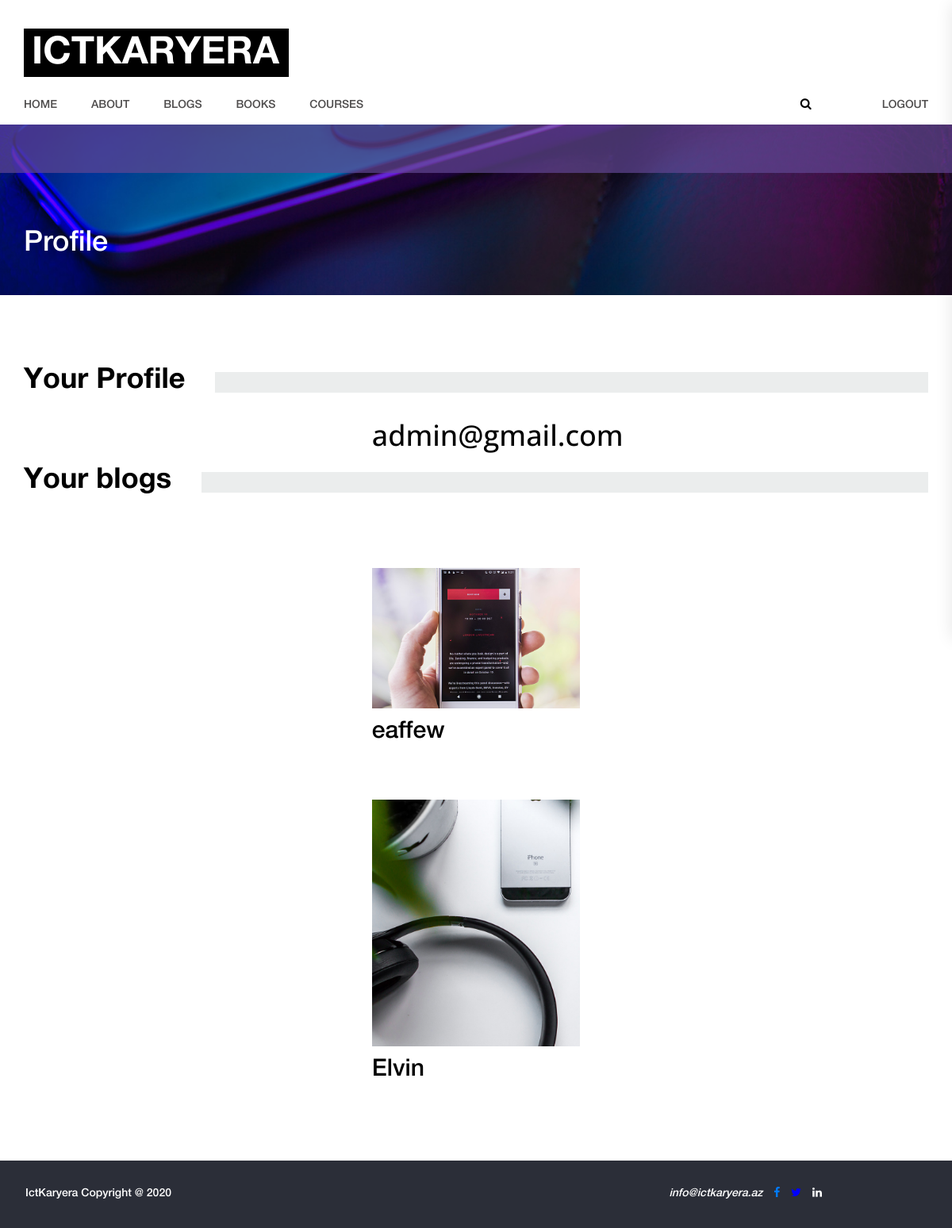
Screenshot of /profile/1 (signed in) with the database file from the repository.
### ict_app/models.py (models this page shows, shortened)
class User(AbstractBaseUser, PermissionsMixin):
    email = models.EmailField(max_length=254, unique=True)
    name = models.CharField(max_length=254, null=True, blank=True)
    is_staff = models.BooleanField(default=False)
    is_superuser = models.BooleanField(default=False)
    is_active = models.BooleanField(default=True)
    last_login = models.DateTimeField(null=True, blank=True)
    date_joined = models.DateTimeField(auto_now_add=True)
    USERNAME_FIELD = 'email'
    EMAIL_FIELD = 'email'
    REQUIRED_FIELDS = []
    objects = UserManager()

class Blog(models.Model):
    image=models.ImageField(upload_to="blog_pics",blank=True, null=True)
    author=models.ForeignKey(settings.AUTH_USER_MODEL, on_delete=models.CASCADE)
    title = models.CharField(max_length=120)
    tag = models.ForeignKey(Category, on_delete=models.CASCADE,default='Design')
    content = RichTextField(config_name='awesome_ckeditor')
    created_date = models.DateTimeField(auto_now_add=True,blank=True, null=True)
    approved_blog = models.BooleanField(default=False)
    rank=models.IntegerField(default=0)

### ict_app/views.py (the view)
# urls.py: path("profile/<int:id>",views.user_prfile),
@login_required
def user_prfile(request,id):
    user=User.objects.filter(id=id).first()
    if user==request.user:
        blog=Blog.objects.filter(author=request.user,approved_blog=True).order_by("-created_date")
        return render(request,"user_profile.html",{'blogs':blog})
    else:
        return user_prfile(request,request.user.id)

### ict_app/templates/user_profile.html (shortened to what this page needs)
{% extends "base.html" %}
{% load thumbnail %}
{% load static %}
{% block links %}
<link rel="stylesheet" type="text/css" href="{% static 'styles/bootstrap-4.1.2/bootstrap.min.css' %}">
<link href="{% static 'plugins/font-awesome-4.7.0/css/font-awesome.min.css' %}" rel="stylesheet" type="text/css">
<link rel="stylesheet" type="text/css" href="{% static 'styles/category.css' %}">
<link rel="stylesheet" type="text/css" href="{% static 'styles/category_responsive.css' %}">
<link href="http://maxcdn.bootstrapcdn.com/font-awesome/4.1.0/css/font-awesome.min.css" rel="stylesheet">
{% endblock links %}
{% block content %}
	<div class="home">
		<div class="parallax_background parallax-window" data-parallax="scroll" data-image-src="{% static 'images/footer.jpg' %}" data-speed="0.8"></div>
		<div class="home_content_container">
			<div class="container">
				<div class="row">
					<div class="col">
						<div class="home_content">
							<div class="home_title">Profile</div>
						</div>
					</div>
				</div>
			</div>
		</div>
	</div>
	<div class="content_container">
		<div class="featured_title">
			<div class="container">
				<div class="row">
					<div class="col">
						<div class="section_title_container d-flex flex-row align-items-start justify-content-start">
							<div>
								<div class="section_title">Your Profile</div>
							</div>
							<div class="section_bar"></div>
						</div>
					</div>
				</div>
				<div class="row">
					<div class="col-md-3 mx-auto">
						<h2 class='mt-2 mb-2'>{{request.user.email}}</h2>
					</div>
					</div>
				<div class="row mt-3">
					<div class="col ">
						<div class="section_title_container d-flex flex-row align-items-start justify-content-start">
							<div>
								<div class=" section_title">Your blogs</div>
							</div>
							<div class="section_bar"></div>
						</div>
					</div>
				</div>
				<div class="row">
					<div class="col-3 mx-auto">
						<div class="posts">
							{% for blg in blogs  %}
							<div class="post_item post_h_large">
										<div class="post_image">
											{% if blg.image %}
													<a href="/blogs/{{blg.id}}"><img  src="{{blg.image.url}}" width="{{im.width}}" height="{{im.height}}"></a>
											{% else %}
													<a href="/blogs/{{blg.id}}"><img  src= "https://www.directivecommunication.net/wp-content/uploads/2014/03/no-image-found.jpg" width="{{im.width}}" height="{{im.height}}"></a>
											{% endif %}
										</div>
										<div class="post_content">
											<div class="post_title"><a href="/blogs/{{blg.id}}">{{blg.title}}</a></div>
										</div>
							</div>
					{% empty %}
					<p>No Shared</p>
					{% endfor %}
						</div>
					</div>
				</div>
			</div>
		</div>
	</div>
</div>
{% endblock content %}

### static/styles/category.css (style rules this page uses)
* { margin: 0; padding: 0; -webkit-font-smoothing: antialiased; -webkit-text-shadow: rgba(0,0,0,.01) 0 0 1px; text-shadow: rgba(0,0,0,.01) 0 0 1px; }
body { font-family: 'HelveticaNeueLTPro', sans-serif; font-size: 14px; font-weight: normal; background: #FFFFFF; color: #000000; }
div { display: block; position: relative; -webkit-box-sizing: border-box; -moz-box-sizing: border-box; box-sizing: border-box; }
h2 { font-size: 36px; }
h1, h2, h3, h4, h5, h6 { font-family: 'Open Sans', sans-serif; -webkit-font-smoothing: antialiased; -webkit-text-shadow: rgba(0,0,0,.01) 0 0 1px; text-shadow: rgba(0,0,0,.01) 0 0 1px; line-height: 1.2; }
.parallax-window { min-height: 400px; background: transparent; }
.parallax_background { position: absolute; top: 0; left: 0; width: 100%; height: 100%; }
.section_title_container > div:first-child { margin-right: 38px; }
.section_title { font-size: 36px; font-weight: bold; line-height: 0.75; color: #000000; white-space: nowrap; }
.section_bar { width: 100%; height: 26px; background: #ebeded; margin-top: 1px; }
.home { width: 100%; height: 215px; }
.home::before { display: block; position: absolute; left: 0; width: 100%; content: ''; background: rgba(98,70,147,0.7); z-index: 10; }
.home::before { top: 0; height: 61px; }
.home_content_container { position: absolute; left: 0; bottom: 0; width: 100%; }
.home_content { padding-bottom: 50px; }
.home_title { font-size: 36px; color: #FFFFFF; line-height: 0.75; }
.content_container { padding-top: 96px; padding-bottom: 95px; background: #FFFFFF; }
.post_item { width: 100%; }
.post_h_large:not(:last-child) { margin-bottom: 66px; }
.post_image { width: 100%; }
.post_image img { max-width: 100%; }
.post_title a { -webkit-transition: all 200ms ease; -moz-transition: all 200ms ease; -ms-transition: all 200ms ease; -o-transition: all 200ms ease; transition: all 200ms ease; }
.post_v_large .post_title, .post_h_large .post_title, .post_v_med .post_title { margin-top: 13px; }
.post_v_large .post_title a, .post_h_large .post_title a, .post_v_med .post_title a { font-size: 30px; color: #000000; line-height: 1.2; }
.posts { margin-top: 95px; }

### rows the page displays
User: user.email "admin@gmail.com"
Blog: image (picture), title "eaffew"
Blog: image (picture), title "Elvin"
